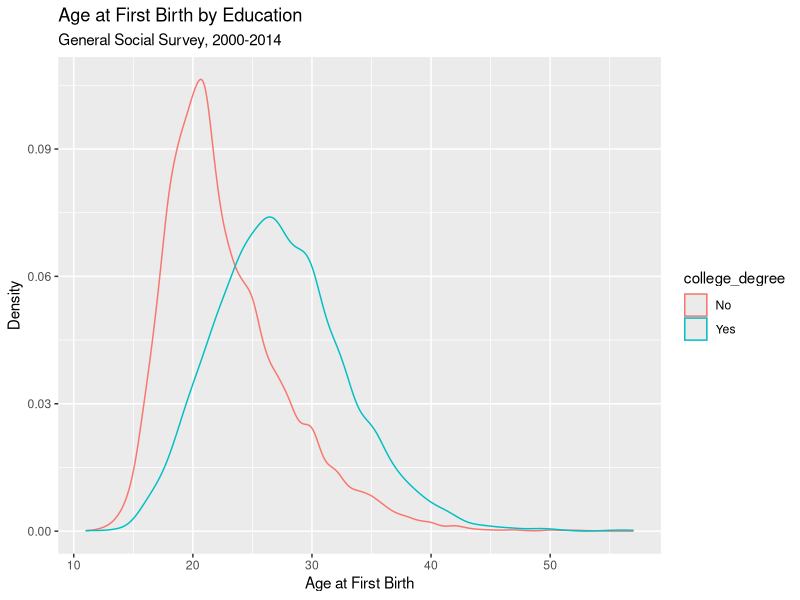
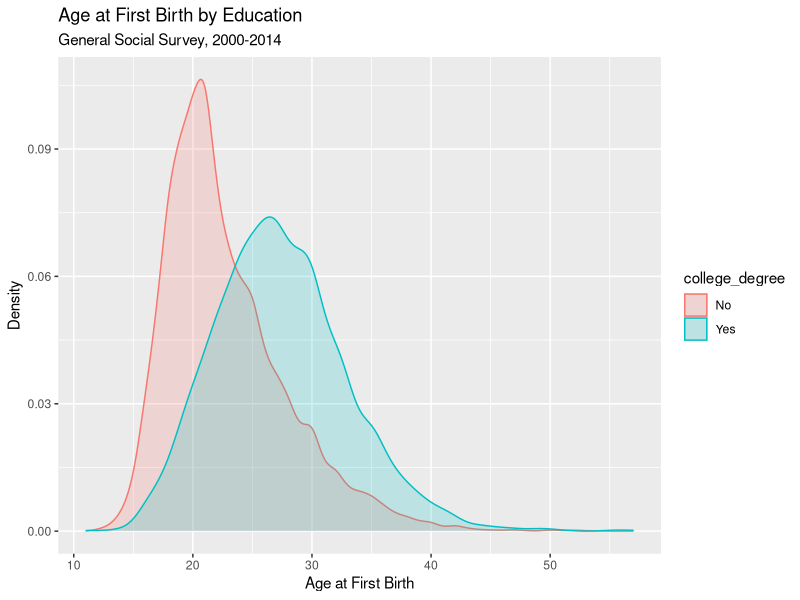
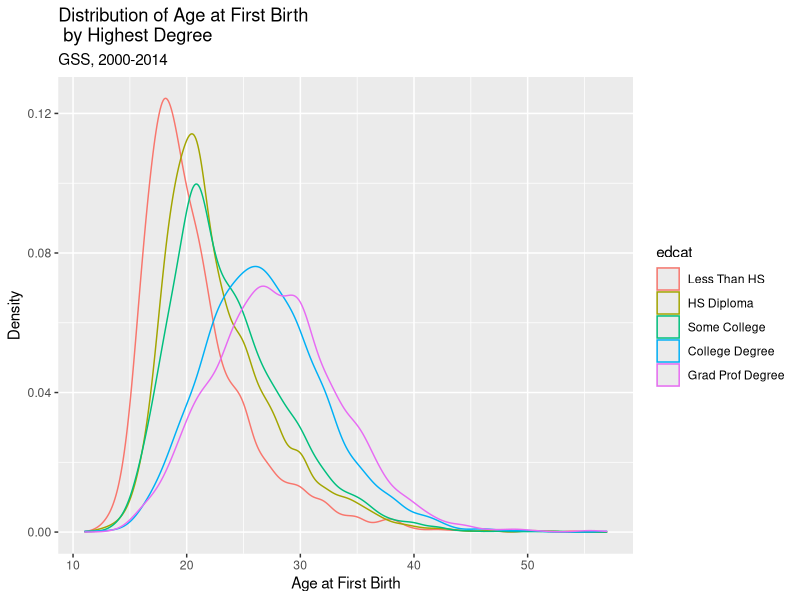
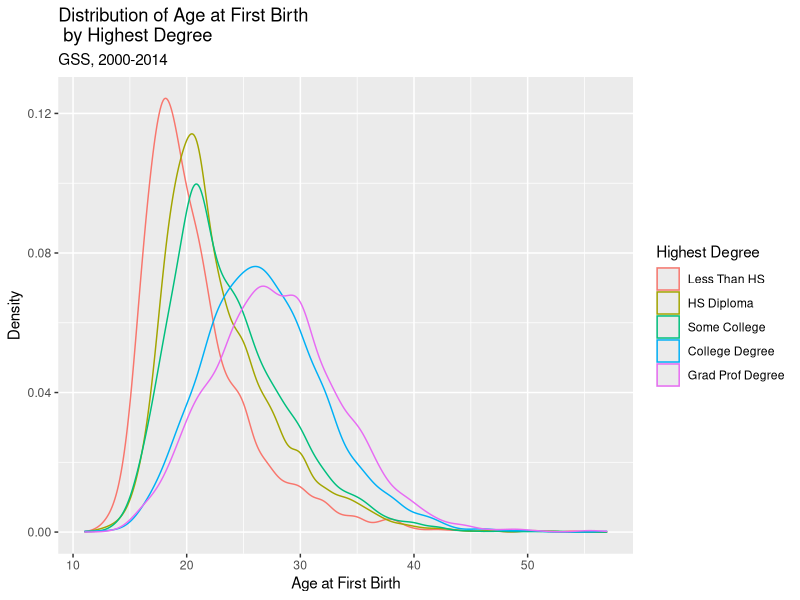
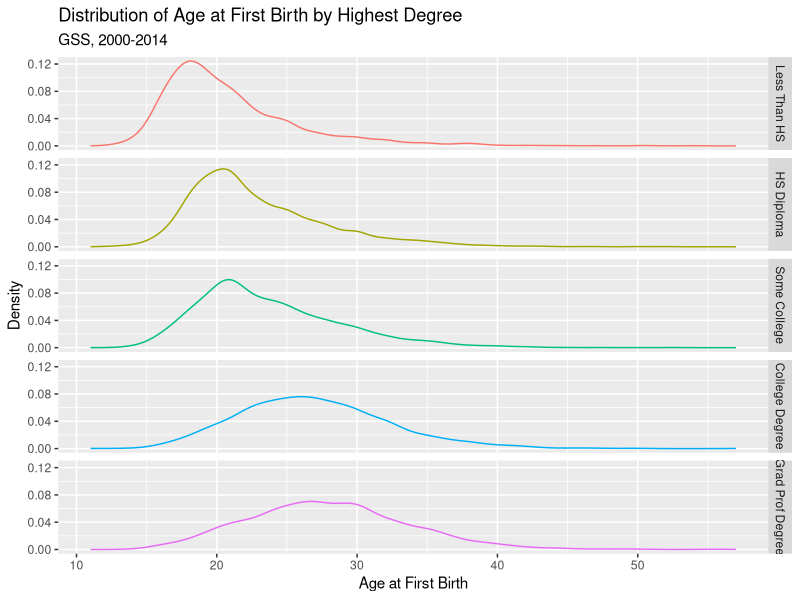
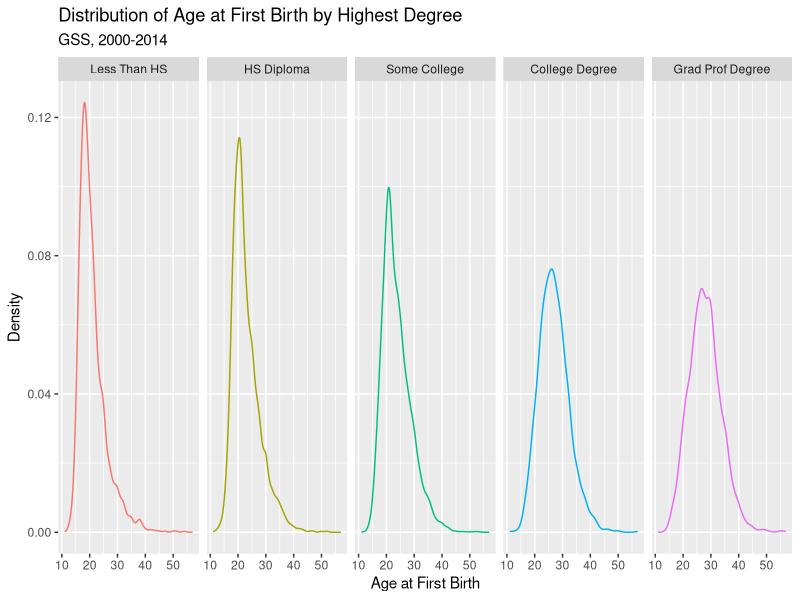

Here is the R script that generated these plots, in order: (Note: this script raises an error after producing the figures.)
## ---- chunk 1
gss_week3 <- read.csv("gss_week3.csv")
library(tidyverse)
## ---- chunk 2
gss_week3 <- gss_week3 %>%
     mutate(college_degree = ifelse(educ<16, 0, 1))
## ---- chunk 3
gss_week3 <- gss_week3 %>%
     mutate(college_degree = factor(college_degree,
                                    labels = c("No", "Yes")))
## ---- chunk 4
round(prop.table(table(gss_week3$college_degree)),3)
## ---- chunk 5
agekdbrn_college_plot <- ggplot(gss_week3, 
          aes(x = agekdbrn, color = college_degree))

agekdbrn_college_plot + geom_density() +
     labs(x = "Age at First Birth",
          y = "Density",
          title = "Age at First Birth by Education",
          subtitle = "General Social Survey, 2000-2014")
## ---- chunk 6
agekdbrn_college_plot <- ggplot(gss_week3, 
          aes(x = agekdbrn, 
              color = college_degree, 
              fill = college_degree)) # Fills in the area under the curve

agekdbrn_college_plot + 
     geom_density(alpha = 0.2) + # Alpha adjusts transparency of 
                                   # overlapping fills
     labs(x = "Age at First Birth",
          y = "Density",
          title = "Age at First Birth by Education",
          subtitle = "General Social Survey, 2000-2014")
## ---- chunk 7
gss_week3 <- gss_week3 %>%
     mutate(edcat = ifelse(educ < 12, "Less Than HS",
               ifelse(educ == 12, "HS Diploma",
               ifelse(educ %in% 13:15, "Some College",
               ifelse(educ == 16, "College Degree",
               "Grad Prof Degree")))))
## ---- chunk 8
gss_week3 <- gss_week3 %>%
     mutate(edcat = factor(edcat,
                           levels = c("Less Than HS",
                                      "HS Diploma",
                                      "Some College",
                                      "College Degree",
                                      "Grad Prof Degree")))
## ---- chunk 9
agekdbrn_edcat_plot <- ggplot(gss_week3, 
                              aes(x = agekdbrn, color = edcat))

agekdbrn_edcat_plot + geom_density() + 
  labs(x = "Age at First Birth", y = "Density", 
     title = "Distribution of Age at First Birth \n by Highest Degree", 
     subtitle = "GSS, 2000-2014")
## ---- chunk 10
agekdbrn_edcat_plot <- ggplot(gss_week3, aes(x = agekdbrn, color = edcat))

agekdbrn_edcat_plot + geom_density() + 
  labs(x = "Age at First Birth", y = "Density", 
       title = "Distribution of Age at First Birth \n by Highest Degree",
       subtitle = "GSS, 2000-2014",
       color = "Highest Degree") 
## ---- chunk 11
agekdbrn_edcat_plot <- ggplot(gss_week3, aes(x = agekdbrn, color = edcat))

agekdbrn_edcat_plot + geom_density() + 
  labs(x = "Age at First Birth", y = "Density", 
       title = "Distribution of Age at First Birth by Highest Degree", 
       subtitle = "GSS, 2000-2014") +
facet_grid(edcat~.) + guides(color=FALSE)
## ---- chunk 12
agekdbrn_edcat_plot <- ggplot(gss_week3, aes(x = agekdbrn, color = edcat))

agekdbrn_edcat_plot + geom_density() + 
  labs(x = "Age at First Birth", y = "Density", 
       title = "Distribution of Age at First Birth by Highest Degree", 
       subtitle = "GSS, 2000-2014") +
facet_grid(.~edcat)  + guides(color=FALSE)
## ---- chunk 13
table(gss_week3$racehisp, gss_week3$edcat)
## ---- chunk 14
round(prop.table(table(gss_week3$racehisp, gss_week3$edcat),1),3)
## ---- chunk 15
agekdbrn_racehisp <- gss_week3 %>% 
     group_by(racehisp) %>% # We want info about each level of this variable
     summarize(mean_agekdbrn = mean(agekdbrn)) # The info we want

agekdbrn_racehisp
## ---- chunk 16
med_agekdbrn_edcat_plot <- ggplot(agekdbrn_edcat, 
                                  aes(x = edcat, y = median_agekdbrn))

med_agekdbrn_edcat_plot
## ---- chunk 17
med_agekdbrn_edcat_plot + geom_col()
## ---- chunk 18
med_agekdbrn_edcat_plot + geom_col() + 
     geom_text(aes(label = median_agekdbrn))
## ---- chunk 19
med_agekdbrn_edcat_plot + geom_col() + 
     geom_text(aes(label = median_agekdbrn,                                         vjust="outward"))
## ---- chunk 20
med_agekdbrn_edcat_plot + geom_col() + 
     geom_text(aes(label = median_agekdbrn), vjust="outward") + 
  labs(x = "Highest Degree", y = "Median Age at First Birth", 
       title = "Median Age at First Birth by Highest Degree", 
       subtitle = "GSS, 2000-2014") +
theme(axis.title=element_text(size=12), # Changes size of axis titles
      axis.text=element_text(size=8)) # Changes size of axis labels
